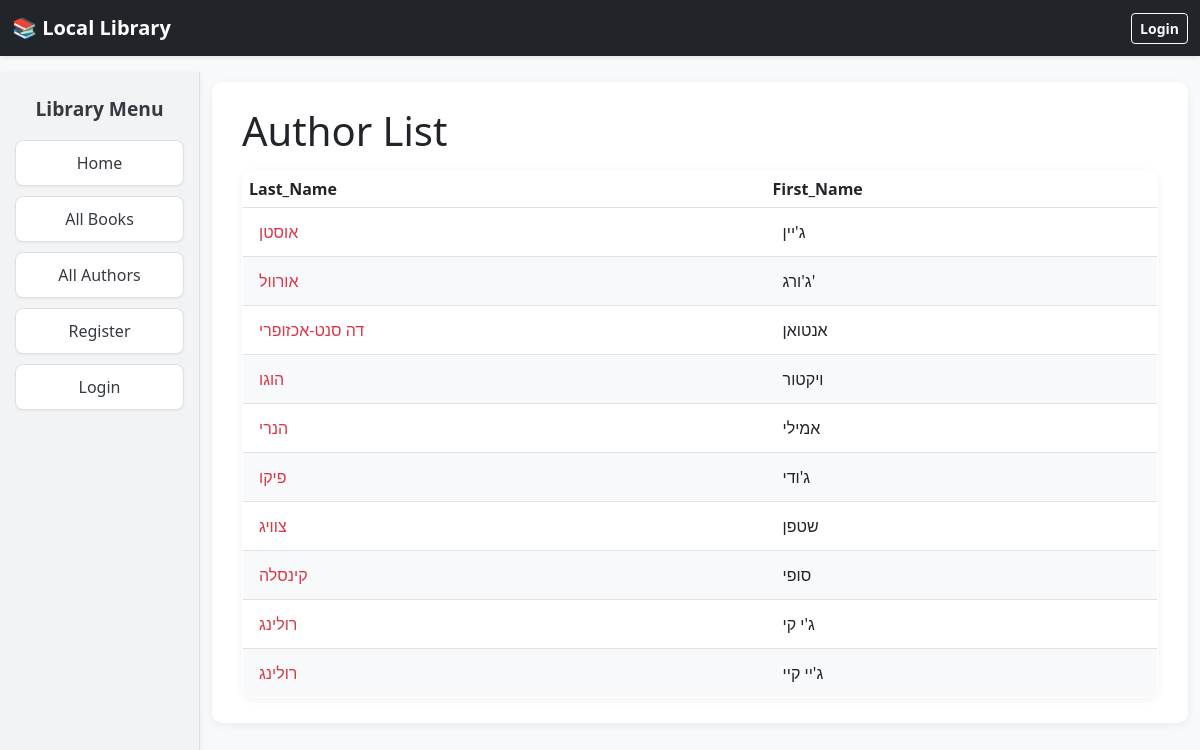
Screenshot of /catalog/authors/ with the database file from the repository.
### catalog/models.py (models this page shows, shortened)
class Author(models.Model):
    first_name = models.CharField(max_length=100)
    last_name = models.CharField(max_length=100)
    date_of_birth = models.DateField(null=True, blank=True)
    date_of_death = models.DateField('Died', null=True, blank=True)
    class Meta:
        ordering = ['last_name', 'first_name']
    def get_absolute_url(self):
        return reverse('author-detail', args=[str(self.id)])

### catalog/views.py (the view)
# urls.py: path('authors/', views.AuthorListView.as_view(), name='authors'),
class AuthorListView(generic.ListView):
    model=Author

### catalog/templates/catalog/author_list.html
{% extends "base_generic.html" %}
{% block content %}
  <h1>Author List</h1>
  {% if author_list %}
     <table border="1" cellpadding="6" cellspacing="0" style="border-collapse: collapse;">
      <tr>
        <th>Last_Name</th>
        <th>First_Name</th>
      </tr>
    <tr>
      {% for author in author_list %}
           <tr>
        <td><a href="{{ author.get_absolute_url }}">{{ author.last_name }}</a></td>
        <td>{{ author.first_name }}</td>
      </tr>
      {% endfor %}
    </table>
  {% else %}
    <p>There are no authors in the library.</p>
  {% endif %}
{% endblock %}

### catalog/static/css/styles.css (style rules this page uses)
body { font-family: 'Poppins', 'Segoe UI', Arial, sans-serif; background-color: #f8f9fa; color: #212529; }
table { width: 100%; border-collapse: separate; border-spacing: 0; background-color: #ffffff; border-radius: 10px; overflow: hidden; box-shadow: 0 2px 8px rgba(0,0,0,0.06); margin-top: 15px; font-family: 'Poppins', 'Segoe UI', Arial, sans-serif; }
tbody td { padding: 12px 16px; border-top: 1px solid #dee2e6; }
tbody tr:nth-child(even) { background-color: #f8f9fa; }
table a { color: #dc3545; text-decoration: none; font-weight: 500; transition: color 0.2s ease-in-out; }

### rows the page displays
Author: last_name "אוסטן", first_name "ג'יין"
Author: last_name "אורוול", first_name "ג'ורג'"
Author: last_name "דה סנט-אכזופרי", first_name "אנטואן"
Author: last_name "הוגו", first_name "ויקטור"
Author: last_name "הנרי", first_name "אמילי"
Author: last_name "פיקו", first_name "ג'ודי"
Author: last_name "צוויג", first_name "שטפן"
Author: last_name "קינסלה", first_name "סופי"
Author: last_name "רולינג", first_name "ג'י קי"
Author: last_name "רולינג", first_name "ג'יי קיי"
